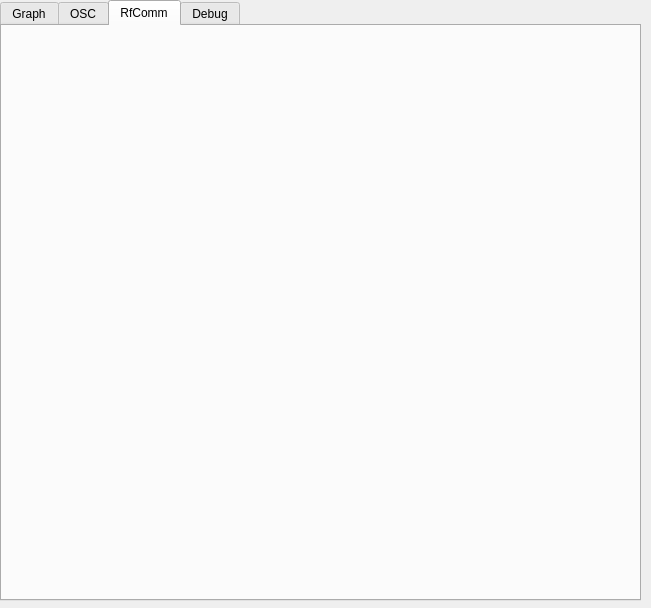
<?xml version="1.0" encoding="UTF-8"?>
<ui version="4.0">
 <class>MonitorWidget</class>
 <widget class="QWidget" name="MonitorWidget">
  <property name="geometry">
   <rect>
    <x>0</x>
    <y>0</y>
    <width>651</width>
    <height>608</height>
   </rect>
  </property>
  <property name="windowTitle">
   <string>Form</string>
  </property>
  <property name="autoFillBackground">
   <bool>true</bool>
  </property>
  <widget class="QTabWidget" name="monitor_tab">
   <property name="geometry">
    <rect>
     <x>0</x>
     <y>0</y>
     <width>641</width>
     <height>601</height>
    </rect>
   </property>
   <property name="currentIndex">
    <number>2</number>
   </property>
   <widget class="QWidget" name="graphs">
    <attribute name="title">
     <string>Graph</string>
    </attribute>
   </widget>
   <widget class="QWidget" name="osc_mon">
    <attribute name="title">
     <string>OSC</string>
    </attribute>
   </widget>
   <widget class="QWidget" name="rfcomm_mon">
    <attribute name="title">
     <string>RfComm</string>
    </attribute>
    <widget class="RfCommMonitor" name="widget" native="true">
     <property name="geometry">
      <rect>
       <x>0</x>
       <y>0</y>
       <width>631</width>
       <height>531</height>
      </rect>
     </property>
     <property name="focusPolicy">
      <enum>Qt::NoFocus</enum>
     </property>
    </widget>
   </widget>
   <widget class="QWidget" name="tab">
    <attribute name="title">
     <string>Debug</string>
    </attribute>
    <widget class="DebugMonitor" name="widget_2" native="true">
     <property name="geometry">
      <rect>
       <x>0</x>
       <y>0</y>
       <width>631</width>
       <height>531</height>
      </rect>
     </property>
     <property name="focusPolicy">
      <enum>Qt::NoFocus</enum>
     </property>
    </widget>
   </widget>
  </widget>
 </widget>
 <customwidgets>
  <customwidget>
   <class>RfCommMonitor</class>
   <extends>QWidget</extends>
   <header>RfCommMonitor.h</header>
   <container>1</container>
  </customwidget>
  <customwidget>
   <class>DebugMonitor</class>
   <extends>QWidget</extends>
   <header>DebugMonitor.h</header>
   <container>1</container>
  </customwidget>
 </customwidgets>
 <resources/>
 <connections/>
</ui>
